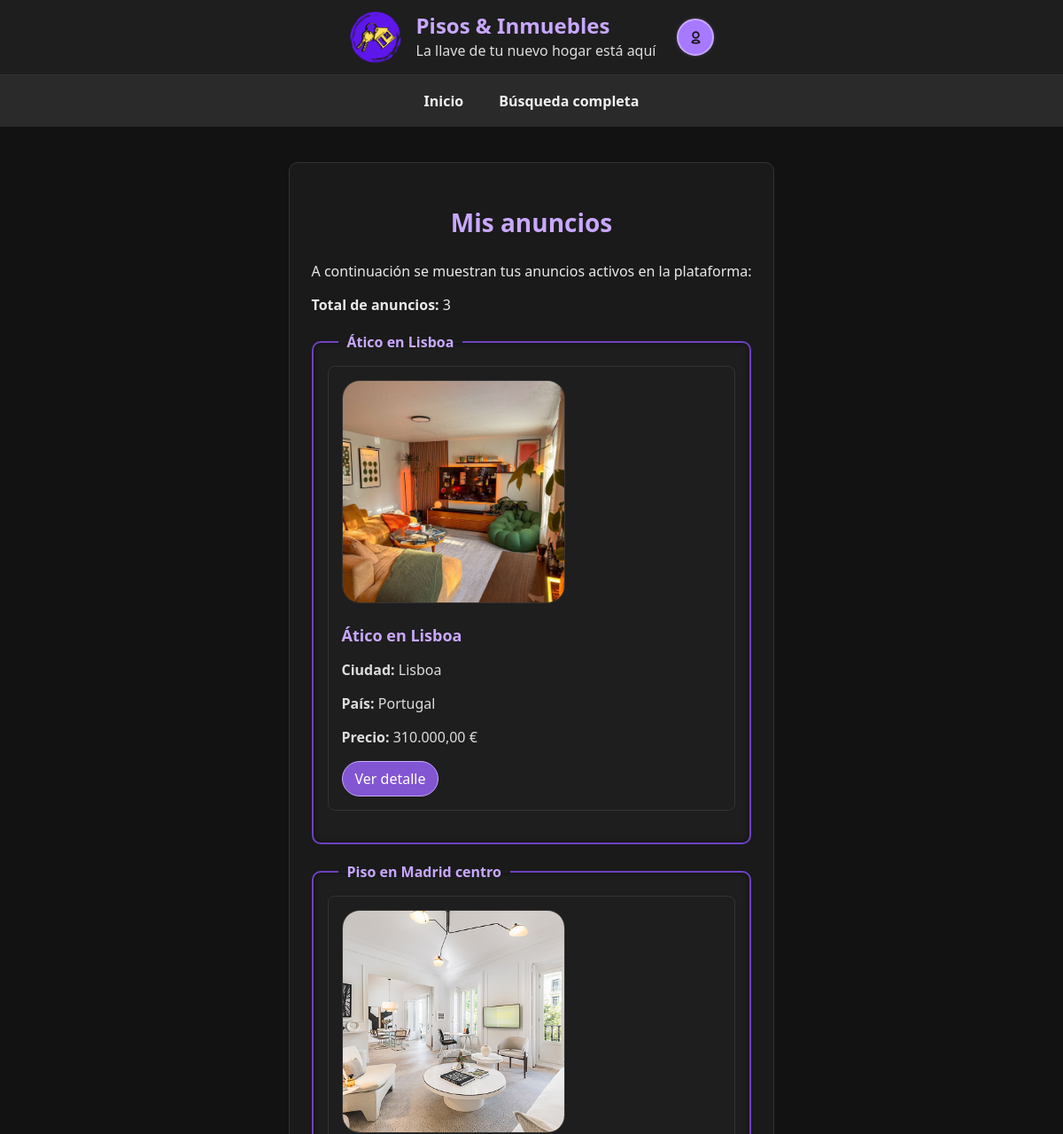
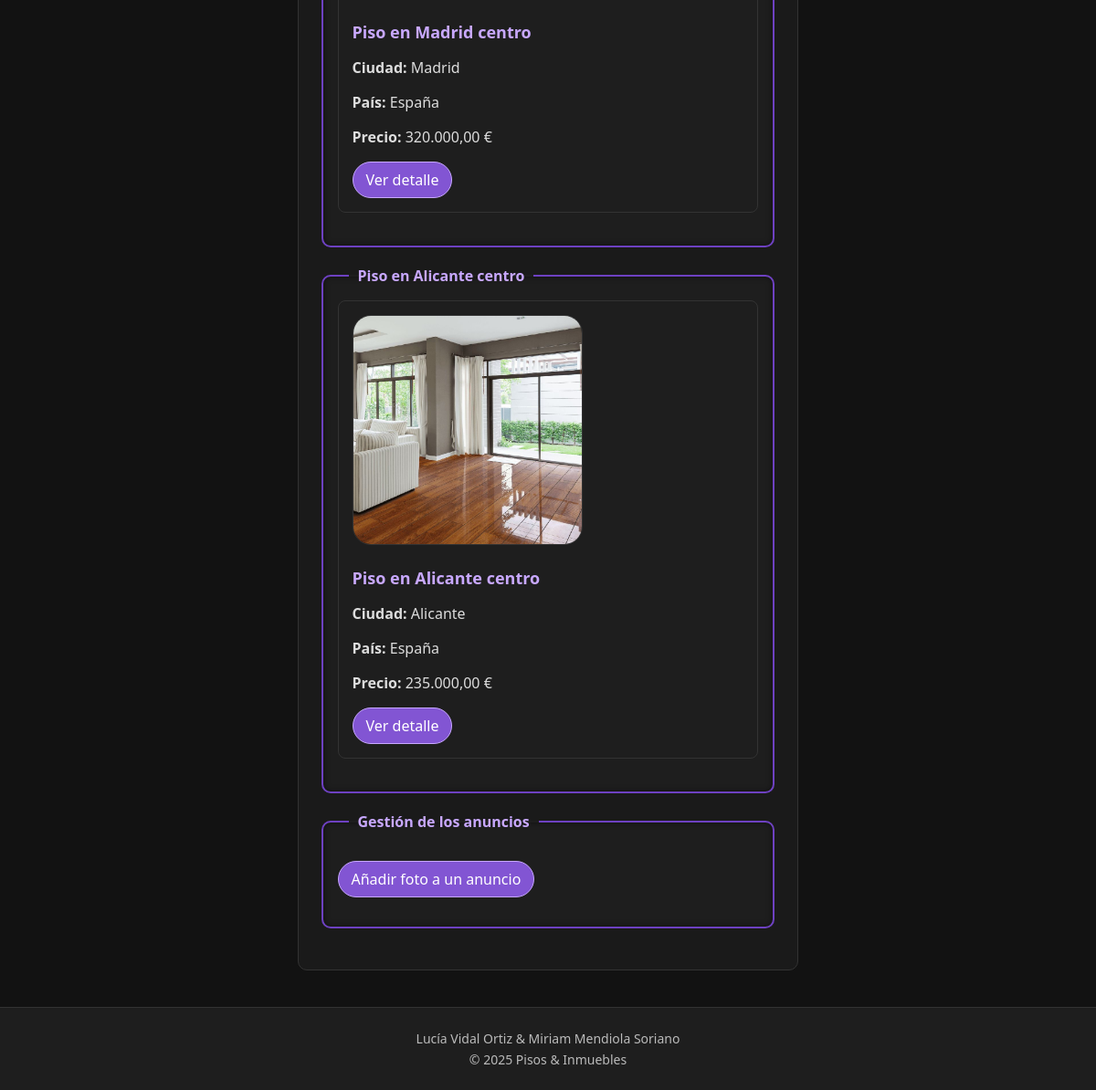
The app's page /mis_anuncios.php (signed in) with its own data (2 pictures, top to bottom).
### tables this page shows
CREATE TABLE `anuncios` (
  `IdAnuncio` int(10) UNSIGNED NOT NULL,
  `TAnuncio` tinyint(3) UNSIGNED NOT NULL,
  `TVivienda` tinyint(3) UNSIGNED NOT NULL,
  `FPrincipal` varchar(255) DEFAULT NULL,
  `Alternativo` varchar(255) NOT NULL,
  `Titulo` varchar(255) NOT NULL,
  `Precio` decimal(10,2) NOT NULL,
  `Texto` text DEFAULT NULL,
  `Ciudad` varchar(100) DEFAULT NULL,
  `Pais` int(10) UNSIGNED DEFAULT NULL,
  `Superficie` decimal(10,2) DEFAULT NULL,
  `NHabitaciones` int(10) UNSIGNED DEFAULT NULL,
  `NBanyos` int(10) UNSIGNED DEFAULT NULL,
  `Planta` int(11) DEFAULT NULL,
  `Anyo` int(11) DEFAULT NULL,
  `FRegistro` datetime NOT NULL DEFAULT current_timestamp(),
  `Usuario` int(10) UNSIGNED NOT NULL
);

CREATE TABLE `paises` (
  `IdPais` int(10) UNSIGNED NOT NULL,
  `NomPais` varchar(100) NOT NULL
);

### mis_anuncios.php (the view, shortened to what this page needs)
<?php
require_once("cabecera.inc");
require_once("inicio.inc");
$idUsuario = (int)$_SESSION['idusuario'];
$mysqli = obtenerConexion();
$sql = "SELECT a.IdAnuncio, a.Titulo, a.FPrincipal, a.Ciudad, p.NomPais AS Pais, a.Precio
        FROM Anuncios a
        LEFT JOIN Paises p ON a.Pais = p.IdPais
        WHERE a.Usuario = ?
        ORDER BY a.FRegistro DESC";
$stmt = $mysqli->prepare($sql);
$stmt->bind_param("i", $idUsuario);
$stmt->execute();
$resultado = $stmt->get_result();
$totalAnuncios = $resultado->num_rows;
?>
<section>
  <p>A continuación se muestran tus anuncios activos en la plataforma:</p>
  <p><strong>Total de anuncios:</strong> <?php echo $totalAnuncios; ?></p>
  <?php if ($totalAnuncios > 0): ?>
      <?php while ($fila = $resultado->fetch_assoc()): ?>
          <fieldset>
            <legend><?php echo htmlspecialchars($fila['Titulo'], ENT_QUOTES, 'UTF-8'); ?></legend>
            <article class="anuncio-item">
              <div class="imagen_principal">
                <img src="<?php echo htmlspecialchars($fila['FPrincipal'] ?: 'img/foto_piso.jpg', ENT_QUOTES, 'UTF-8'); ?>"
                     alt="<?php echo htmlspecialchars($fila['Titulo'], ENT_QUOTES, 'UTF-8'); ?>">
              </div>
              <div class="info-anuncio">
                <h4><?php echo htmlspecialchars($fila['Titulo'], ENT_QUOTES, 'UTF-8'); ?></h4>
                <p><strong>Ciudad:</strong> <?php echo htmlspecialchars($fila['Ciudad'], ENT_QUOTES, 'UTF-8'); ?></p>
                <p><strong>País:</strong> <?php echo htmlspecialchars($fila['Pais'], ENT_QUOTES, 'UTF-8'); ?></p>
                <p><strong>Precio:</strong> <?php echo number_format($fila['Precio'], 2, ',', '.'); ?> €</p>
                <a class="enlaces" href="ver_anuncio.php?id=<?php echo (int)$fila['IdAnuncio']; ?>">Ver detalle</a>
              </div>
            </article>
          </fieldset>
      <?php endwhile; ?>
  <?php else: ?>
      <p>No tienes anuncios actualmente.</p>
  <?php endif; ?>
  <fieldset>
    <legend>Gestión de los anuncios</legend>
    <p>
      <a class="enlaces" href="anyadir_foto.php">Añadir foto a un anuncio</a>
    </p>
  </fieldset>
</section>
</main>
<?php
require_once("footer.inc");
?>

### modo-oscuro.css (style rules this page uses)
html { background-color: #121212; font-family: 'Segoe UI', Tahoma, Geneva, Verdana, sans-serif; color: #f0f0f0; }
html, body { height: 100%; margin: 0; padding: 0; display: flex; flex-direction: column; overflow-x: hidden; }
main.contenido article { background-color: #1e1e1e; border: 1px solid #333; border-radius: 8px; padding: 15px; margin-bottom: 20px; color: #ddd; transition: transform 0.2s ease, box-shadow 0.3s ease; }
main.contenido article h4 { color: #c8a8ff; margin-bottom: 6px; font-size: 18px; }
.imagen_principal { border-radius: 20px; width: 250px; height: 250px; overflow: hidden; background-color: #111; border: 1px solid #333; }
.imagen_principal img { width: 100%; height: 100%; object-fit: cover; border-radius: 15px; filter: none; opacity: 1; display: block; }
a.enlaces { display: inline-block; text-decoration: none; color: #fff; background-color: #8255d3; padding: 8px 14px; border-radius: 500px; border: 1px solid #c8a8ff; transition: all 0.2s ease; }
fieldset { border: 2px solid #6e41c2; border-radius: 10px; padding: 16px; margin: 20px 0; background-color: #1e1e1e; box-sizing: border-box; box-shadow: 0 0 6px rgba(0,0,0,0.5) inset; }
legend { padding: 0 10px; font-weight: 600; margin-left: 12px; margin-right: 12px; color: #c8a8ff; font-size: 1rem; font-weight: bold; background-color: transparent; }

### accesible.css (style rules this page uses)
html { background-color: #ffffff; color: #000000; font-family: "Comic Neue", "Verdana", "Arial Rounded MT", sans-serif; font-size: 18px; line-height: 1.7; }
.contenido p, .contenido li { max-width: 80ch; text-align: left; margin-bottom: 1.3em; }
a.enlaces { background-color: #0055cc; color: #ffffff; border: 2px solid #000000; border-radius: 999px; padding: 8px 14px; font-weight: bold; text-decoration: underline; transition: all 0.25s ease; }
fieldset { border: 3px solid #000000; border-radius: 10px; padding: 16px; margin: 20px 0; background-color: #ffff00; }
legend { background-color: #0055cc; color: #ffffff; padding: 0 10px; border-radius: 4px; font-weight: bold; }
.imagen_principal { width: 250px; height: 250px; border-radius: 20px; overflow: hidden; }
.imagen_principal img { width: 100%; height: 100%; object-fit: cover; border-radius: 15px; }
* { color: #000000 !important; border-color: #000000 !important; }
button, input[type="button"], input[type="submit"], a.enlaces, .a_identificarse a, .a_identificarse .btn { background-color: #000000 !important; color: #ffff00 !important; border: 2px solid #000000 !important; font-weight: bold; }
h3, h4, h5 { color: #000000 !important; background-color: #ffff00 !important; border-left: 6px solid #0055cc !important; padding-left: 8px; }
section, article, main, fieldset { background-color: #ffffff !important; border-color: #000000 !important; color: #000000 !important; }
a { color: #0055cc !important; text-decoration: underline !important; }
fieldset { background-color: #ffff00 !important; border: 3px solid #000000 !important; }
legend { background-color: #0055cc !important; color: #ffffff !important; border-radius: 4px !important; }
html { font-size: 20px !important; line-height: 1.8 !important; }
h4, h5, h6 { font-size: 1.2rem !important; }
p, li, dd, dt, label { font-size: 1.1rem !important; }
p, ul, ol, dl, fieldset { margin-bottom: 1.2em !important; }
section, article { margin-bottom: 2em !important; }

### alto-contraste.css (style rules this page uses)
html { background-color: #ffffff; color: #000000; font-family: 'Segoe UI', Tahoma, Geneva, Verdana, sans-serif; font-size: 15px; }
html, body { height: 100%; margin: 0; padding: 0; display: flex; flex-direction: column; }
a.enlaces { display: inline-block; background-color: #000; color: #ffff00; border: 2px solid #000; border-radius: 500px; padding: 8px 14px; font-weight: bold; text-decoration: none; }
fieldset { border: 3px solid #000; border-radius: 10px; padding: 16px; margin: 20px 0; background-color: #fffd8f; }
legend { padding: 0 10px; font-weight: 700; margin-left: 12px; color: #000; background-color: #ffff00; border-radius: 4px; }
main.contenido section { margin-bottom: 32px; padding-bottom: 16px; border-bottom: 2px solid #000; }
main.contenido article { margin-bottom: 28px; padding: 20px; border: 2px solid #000; border-radius: 10px; }
.imagen_principal { border-radius: 20px; width: 250px; height: 250px; overflow: hidden; background-color: #111; border: 1px solid #333; }
.imagen_principal img { width: 100%; height: 100%; object-fit: cover; border-radius: 15px; filter: none; opacity: 1; display: block; }

### records on screen
anuncios: Titulo "Ático en Lisboa", FPrincipal (picture), Ciudad "Lisboa", Pais.NomPais "Portugal", Precio "310.000,00"
anuncios: Titulo "Piso en Madrid centro", shows a picture, Ciudad "Madrid", Pais.NomPais "España", Precio "320.000,00"
anuncios: Titulo "Piso en Alicante centro", FPrincipal (picture), Ciudad "Alicante", Pais.NomPais "España", Precio "235.000,00"

### other values on screen
$title "Mis anuncios"
$totalAnuncios "3"
